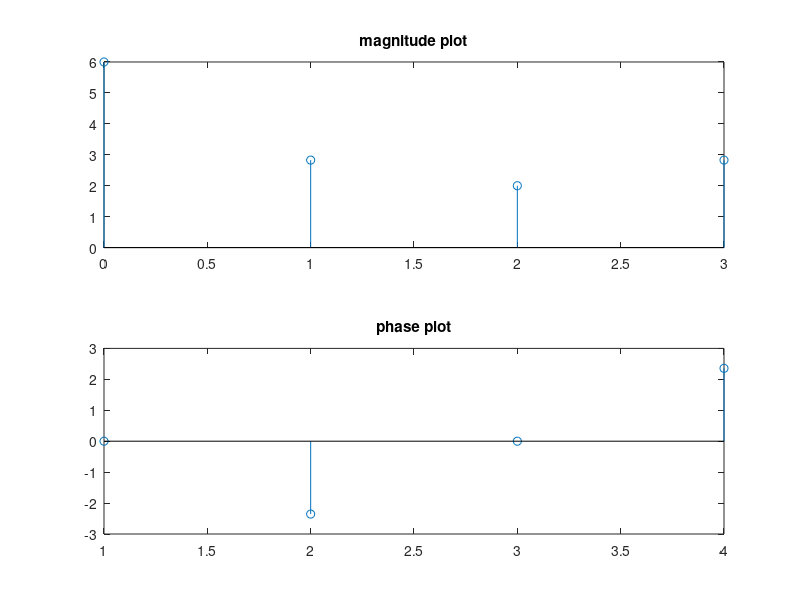

This figure's MATLAB source:
%% Question 3

clear all;
close all;
clc;

x = [1 2 3 0];      % signal
N = 4;              % length of DFTs

L = length(x);
if N>L
    x = [x zeros(1,N-1)];
elseif N<L
    x = x(1:N);
end

w = exp(-j*2*pi/N);
n = 0:1:N-1;
k = 0:1:N-1;

nk = n'*k;
W = w.^nk;

disp('N-point DFT');
X = x*W;

disp(X);

subplot(211),stem(0:L-1,abs(X)),title('magnitude plot');

a = angle(X);
subplot(212),stem(a),title('phase plot');
